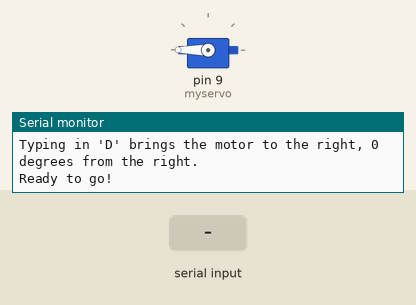
A sketch run on a simulated Arduino Uno, built with avr-gcc and run on an emulated ATmega328P. On the bench: servo, the last lines printed to the serial monitor. Inputs (shaded band) come from the test bench.

Above: at 10.5 s.
10.6 s: "A" received over Serial
At 11.21 s:
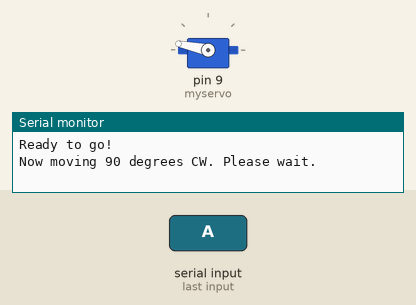
At 11.81 s:
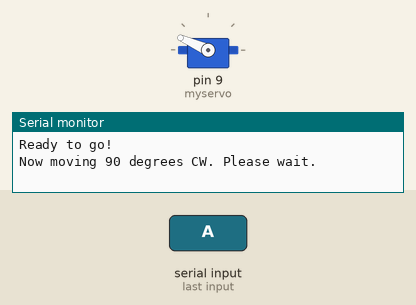
13.6 s: "D" received over Serial
At 20.4 s:
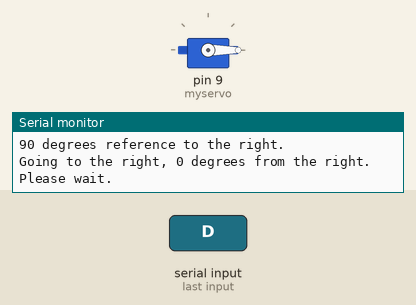
Timing chart, 0 to 21.9 s (numbered marks = the images above; inputs shaded):
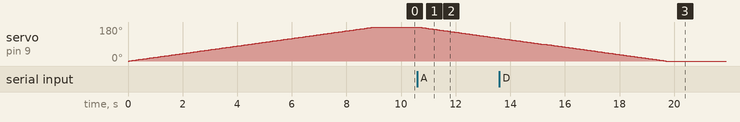

Measured:
- after the input at 10.6 s, servo on pin 9 (myservo): moves from 180° to 121° over 2.9 s, starting after 0.05 s

The sketch:

OneServo_Final.ino
```cpp
/********** ANGULAR POSITION W/ SERVOS ***********

 1. Starting position is not the actual position of the servo arm. We must assume a starting position and calibrate to either end.
 2. CCW is done by adding position from the starting position (<--)
 3. CW is done by subtracting position from the starting position (-->)
 4. Servo arm all the way to the right starts at position 0
 5. Servo arm all the way to the left starts at position 180.

*************************************************/

#include <Servo.h>

Servo myservo;  // https://www.arduino.cc/en/tutorial/sweep
// twelve servo objects can be created on most boards

int pos = 0; // Servo is initalized by assuming the servo arm position is all the way to RIGHT.
void setup()
{
  Serial.begin(9600); // Initializes Serial Monitor
  myservo.attach(9);  // attaches the servo on pin 2 to the servo object

  //Calibrating Servo by Turning Completely to the left.
  Serial.println("Calibrating, please wait.");
  for (int i = 0; i < 181; i++)
  {
    // in steps of 1 degree
    myservo.write(pos);
    pos = pos + 1;
    //Serial.println(myservo.read());
    delay(50);                       // waits 100ms for the servo to reach the position
  }

  Serial.print(myservo.read()); // This is the position we start with, it is at 180 degrees referenced to the right.
  Serial.println(" degrees reference to the right.");


  Serial.println("How to use: Typing commands in the serial monitor controls the servo.");
  Serial.println("Typing in 'A' rotates the servo 90 degrees CW, 'B'rotates 90 degrees CCW'.");
  Serial.println("Typing in 'C' resets the servo to be 180 degress from the right.");
  Serial.println("Typing in 'D' brings the motor to the right, 0 degrees from the right.");
  Serial.println("Ready to go!");
}


void loop()
{


  //Command Servo to Move 90 degees CW
  while (Serial.available()>0)
  {
    char com = Serial.read();
    //Serial.println(Serial.read());

    if (com == 'A')
    {
      Serial.println("Now moving 90 degrees CW. Please wait.");
      for (int cwi =0; cwi <= 90; cwi++) // When the condition becomes false, the  loop ends
      {
        pos = pos - 1;
        myservo.write(pos);
        delay(50);                       // waits 200ms for the servo to reach the position
      }
      Serial.print(myservo.read());
      Serial.println(" degrees reference to the right.");
    }


    //Command Servo to Move 90 degrees CCW
    else if (com == 'B')
     {
        Serial.println("Now moving 90 degrees CCW. Pleast wait.");
        for (int ccwi =0; ccwi <= 89; ccwi++) // When the condition becomes false, the  loop ends
        {
        pos = pos + 1;
        //Serial.println(pos);
        myservo.write(pos);
        delay(50);
        }
        Serial.print(myservo.read());
        Serial.println(" degrees reference to the right.");
    }


    //Command Servo To Reset
    else if (com == 'C')
    {
      Serial.println("Now resetting position back to 180 degrees from the right. Please wait.");
      for (int li = 0; li < 181; li++)
        {
        myservo.write(pos);
        pos = pos + 1;
        delay(50);
        }
        Serial.print(myservo.read());
        Serial.println(" degrees reference to the right.");
     }


     //Command Servo To Go To The Right (0)
    else if (com == 'D')
    {
      Serial.println("Going to the right, 0 degrees from the right. Please wait.");
      for (int ri = 0; ri < 181; ri++)
        {
        myservo.write(pos);
        pos = pos - 1;
        delay(50);
        }
        Serial.print(myservo.read());
        Serial.println(" degrees reference to the right.");
     }


  }
}
```
